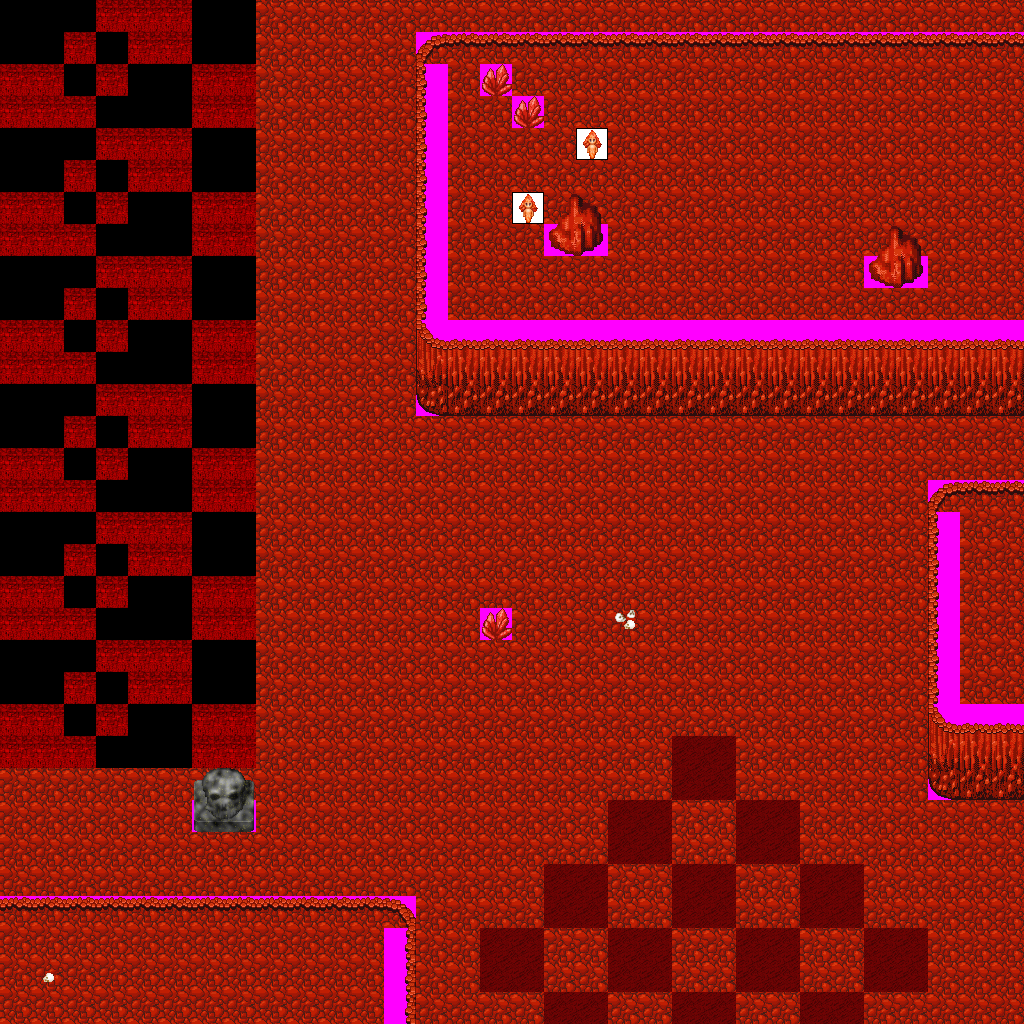

This game map was drawn from its Tiled (.tmx) file and the tilesets committed beside it. A one-line description and the trimmed map source follow:
An orthogonal 32x32 tile map with 32x32 px tiles, 7 tile layers (Ground, Objects, Above, Walkable, ...), 11 tilesets and 22 objects (11x newmap, from_west_0, from_west_1, from_west_2, from_west_3, ...).

<map version="1.0" orientation="orthogonal" width="32" height="32" tilewidth="32" tileheight="32">
 <tileset firstgid="1" name="logic_creature_elemental" tilewidth="32" tileheight="32">
  <image source="../drawable/logic_creature_elemental.png" width="256" height="64" />
 </tileset>
 <tileset firstgid="17" name="terrain_ground_stone" tilewidth="32" tileheight="32">
  <image source="../drawable/terrain_ground_stone.png" width="128" height="32" />
 </tileset>
 <tileset firstgid="21" name="ground_ground_2" tilewidth="32" tileheight="32">
  <image source="../drawable/ground_ground_2.png" width="128" height="32" />
 </tileset>
 <tileset firstgid="25" name="ground_rock_red_crystal_small" tilewidth="32" tileheight="32">
  <image source="../drawable/ground_rock_red_crystal_small.png" width="32" height="32" />
 </tileset>
 <tileset firstgid="26" name="ground_red_paving" tilewidth="32" tileheight="32">
  <image source="../drawable/ground_red_paving.png" width="96" height="256" />
 </tileset>
 <tileset firstgid="50" name="ground_rock_rock_red" tilewidth="32" tileheight="32">
  <image source="../drawable/ground_rock_rock_red.png" width="64" height="160" />
 </tileset>
 <tileset firstgid="60" name="ground_sand_red" tilewidth="32" tileheight="32">
  <image source="../drawable/ground_sand_red.png" width="192" height="32" />
 </tileset>
 <tileset firstgid="66" name="item_statue_skull_carving" tilewidth="32" tileheight="32">
  <image source="../drawable/item_statue_skull_carving.png" width="64" height="64" />
 </tileset>
 <tileset firstgid="70" name="item_corpse_skulls" tilewidth="32" tileheight="32">
  <image source="../drawable/item_corpse_skulls.png" width="128" height="128" />
 </tileset>
 <tileset firstgid="86" name="terrain_wall_stone_red" tilewidth="32" tileheight="32">
  <image source="../drawable/terrain_wall_stone_red.png" width="256" height="288" />
 </tileset>
 <tileset firstgid="158" name="walkable_sentinel" tilewidth="32" tileheight="32">
  <image source="../drawable/walkable_sentinel.png" width="32" height="32" />
 </tileset>
 <layer name="Ground" width="32" height="32">
  <data>[1024 cells, 1024 non-empty, 5 distinct tile ids]</data>
 </layer>
 <layer name="Objects" width="32" height="32">
  <data>[1024 cells, 0 non-empty, 0 distinct tile ids]</data>
 </layer>
 <layer name="Above" width="32" height="32">
  <data>[1024 cells, 6 non-empty, 4 distinct tile ids]</data>
 </layer>
 <layer name="Walkable" width="32" height="32">
  <data>[1024 cells, 127 non-empty, 1 distinct tile ids]</data>
 </layer>
 <layer name="Objects_stendhal" width="32" height="32">
  <data>[1024 cells, 129 non-empty, 18 distinct tile ids]</data>
 </layer>
 <layer name="Above_stendhal" width="32" height="32">
  <data>[1024 cells, 0 non-empty, 0 distinct tile ids]</data>
 </layer>
 <layer name="Objects_stendhal2" width="32" height="32">
  <data>[1024 cells, 2 non-empty, 1 distinct tile ids]</data>
 </layer>
 <objectgroup name="Mapevents" width="32" height="32">
  <object name="exit_east_0" type="newmap" x="992" y="0" width="32" height="32">
   <properties>
    <property name="map" value="level_2_nalwor_hell_x2_y1" />
    <property name="place" value="from_east_0" />
   </properties>
  </object>
  <object name="exit_east_1" type="newmap" x="992" y="64" width="32" height="256">
   <properties>
    <property name="map" value="level_2_nalwor_hell_x2_y1" />
    <property name="place" value="from_east_1" />
   </properties>
  </object>
  <object name="exit_east_2" type="newmap" x="992" y="416" width="32" height="64">
   <properties>
    <property name="map" value="level_2_nalwor_hell_x2_y1" />
    <property name="place" value="from_east_2" />
   </properties>
  </object>
  <object name="exit_east_3" type="newmap" x="992" y="512" width="32" height="192">
   <properties>
    <property name="map" value="level_2_nalwor_hell_x2_y1" />
    <property name="place" value="from_east_3" />
   </properties>
  </object>
  <object name="exit_east_4" type="newmap" x="992" y="800" width="32" height="224">
   <properties>
    <property name="map" value="level_2_nalwor_hell_x2_y1" />
    <property name="place" value="from_east_4" />
   </properties>
  </object>
  <object name="exit_west_0" type="newmap" x="0" y="0" width="32" height="896">
   <properties>
    <property name="map" value="level_2_nalwor_hell_x0_y1" />
    <property name="place" value="from_west_0" />
   </properties>
  </object>
  <object name="exit_west_1" type="newmap" x="0" y="928" width="32" height="96">
   <properties>
    <property name="map" value="level_2_nalwor_hell_x0_y1" />
    <property name="place" value="from_west_1" />
   </properties>
  </object>
  <object name="exit_south_0" type="newmap" x="256" y="992" width="128" height="32">
   <properties>
    <property name="map" value="level_2_nalwor_hell_x1_y2" />
    <property name="place" value="from_south_0" />
   </properties>
  </object>
  <object name="exit_south_1" type="newmap" x="416" y="992" width="608" height="32">
   <properties>
    <property name="map" value="level_2_nalwor_hell_x1_y2" />
    <property name="place" value="from_south_1" />
   </properties>
  </object>
  <object name="exit_north_0" type="newmap" x="0" y="0" width="192" height="32">
   <properties>
    <property name="map" value="level_2_nalwor_hell_x1_y0" />
    <property name="place" value="from_north_0" />
   </properties>
  </object>
  <object name="exit_north_1" type="newmap" x="256" y="0" width="768" height="32">
   <properties>
    <property name="map" value="level_2_nalwor_hell_x1_y0" />
    <property name="place" value="from_north_1" />
   </properties>
  </object>
 </objectgroup>
 <objectgroup name="Spawn" width="32" height="32">
  <object name="from_west_0" x="992" y="0" width="32" height="32" />
  <object name="from_west_1" x="992" y="192" width="32" height="32" />
  <object name="from_west_2" x="992" y="448" width="32" height="32" />
  <object name="from_west_3" x="992" y="608" width="32" height="32" />
  <object name="from_west_4" x="992" y="896" width="32" height="32" />
  <object name="from_east_0" x="0" y="448" width="32" height="32" />
  <object name="from_east_1" x="0" y="960" width="32" height="32" />
  <object name="from_north_0" x="320" y="992" width="32" height="32" />
  <object name="from_north_1" x="704" y="992" width="32" height="32" />
  <object name="from_south_0" x="96" y="0" width="32" height="32" />
  <object name="from_south_1" x="640" y="0" width="32" height="32" />
 </objectgroup>
 <objectgroup name="Keys" width="32" height="32" />
 <objectgroup name="Replace" width="32" height="32" />
</map>
